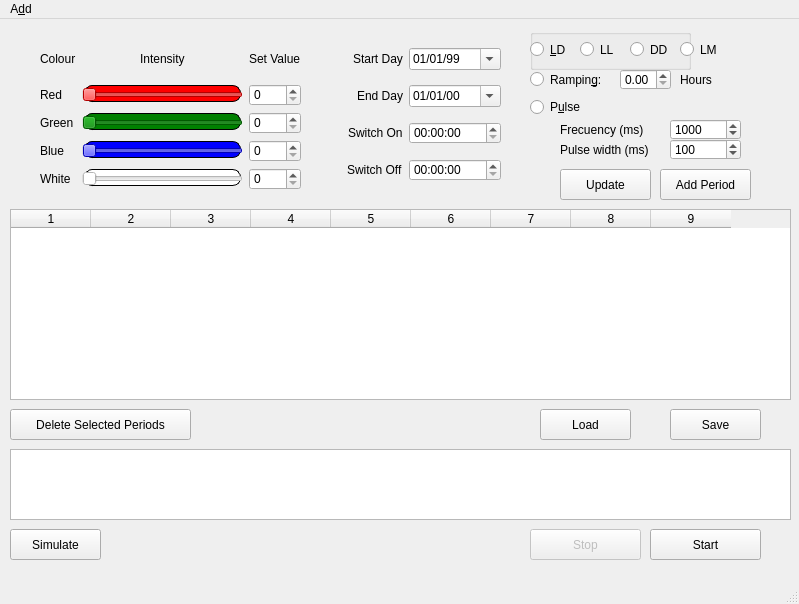
<?xml version="1.0" encoding="UTF-8"?>
<ui version="4.0">
 <class>MainWindow</class>
 <widget class="QMainWindow" name="MainWindow">
  <property name="geometry">
   <rect>
    <x>0</x>
    <y>0</y>
    <width>799</width>
    <height>604</height>
   </rect>
  </property>
  <property name="windowTitle">
   <string>MainWindow</string>
  </property>
  <property name="styleSheet">
   <string notr="true">#horizontalSlider{
     background: red;
     margin: 0px 2px 2px 2px;
	border-radius: 8px;
	border: 1px solid;
	
 }
#horizontalSlider_2{
     background: Green;
     margin: 0px 2px 2px 2px;
	border-radius: 8px;
	border: 1px solid;
 }
#horizontalSlider_3{
     background: Blue;
     margin: 0px 2px 2px 2px;
	border-radius: 8px;
	border: 1px solid;
 }

#horizontalSlider_4{
     background: white;
     margin: 0px 2px 2px 2px;
	border-radius: 8px;
	border: 1px solid;
 }

</string>
  </property>
  <widget class="QWidget" name="centralwidget">
   <widget class="QWidget" name="gridLayoutWidget">
    <property name="geometry">
     <rect>
      <x>40</x>
      <y>20</y>
      <width>261</width>
      <height>151</height>
     </rect>
    </property>
    <layout class="QGridLayout" name="gridLayout">
     <item row="5" column="5">
      <widget class="QSlider" name="horizontalSlider_2">
       <property name="maximum">
        <number>255</number>
       </property>
       <property name="orientation">
        <enum>Qt::Horizontal</enum>
       </property>
      </widget>
     </item>
     <item row="3" column="4">
      <widget class="QLabel" name="label_2">
       <property name="text">
        <string>Red</string>
       </property>
      </widget>
     </item>
     <item row="5" column="4">
      <widget class="QLabel" name="label_3">
       <property name="text">
        <string>Green</string>
       </property>
      </widget>
     </item>
     <item row="7" column="4">
      <widget class="QLabel" name="label_4">
       <property name="text">
        <string>Blue</string>
       </property>
      </widget>
     </item>
     <item row="8" column="4">
      <widget class="QLabel" name="label_5">
       <property name="text">
        <string>White</string>
       </property>
      </widget>
     </item>
     <item row="8" column="5">
      <widget class="QSlider" name="horizontalSlider_4">
       <property name="maximum">
        <number>255</number>
       </property>
       <property name="orientation">
        <enum>Qt::Horizontal</enum>
       </property>
      </widget>
     </item>
     <item row="0" column="4">
      <widget class="QLabel" name="label_10">
       <property name="text">
        <string>Colour</string>
       </property>
      </widget>
     </item>
     <item row="3" column="7">
      <widget class="QSpinBox" name="spinBox">
       <property name="maximum">
        <number>255</number>
       </property>
      </widget>
     </item>
     <item row="7" column="5">
      <widget class="QSlider" name="horizontalSlider_3">
       <property name="maximum">
        <number>255</number>
       </property>
       <property name="orientation">
        <enum>Qt::Horizontal</enum>
       </property>
      </widget>
     </item>
     <item row="5" column="7">
      <widget class="QSpinBox" name="spinBox_2">
       <property name="maximum">
        <number>255</number>
       </property>
      </widget>
     </item>
     <item row="7" column="7">
      <widget class="QSpinBox" name="spinBox_3">
       <property name="maximum">
        <number>255</number>
       </property>
      </widget>
     </item>
     <item row="8" column="7">
      <widget class="QSpinBox" name="spinBox_4">
       <property name="maximum">
        <number>255</number>
       </property>
      </widget>
     </item>
     <item row="0" column="7">
      <widget class="QLabel" name="label_12">
       <property name="text">
        <string>Set Value</string>
       </property>
      </widget>
     </item>
     <item row="0" column="5" alignment="Qt::AlignHCenter">
      <widget class="QLabel" name="label_11">
       <property name="text">
        <string>Intensity</string>
       </property>
      </widget>
     </item>
     <item row="3" column="5">
      <widget class="QSlider" name="horizontalSlider">
       <property name="styleSheet">
        <string notr="true"/>
       </property>
       <property name="maximum">
        <number>255</number>
       </property>
       <property name="orientation">
        <enum>Qt::Horizontal</enum>
       </property>
      </widget>
     </item>
    </layout>
   </widget>
   <widget class="QPushButton" name="buttonAddPeriod">
    <property name="geometry">
     <rect>
      <x>660</x>
      <y>150</y>
      <width>91</width>
      <height>31</height>
     </rect>
    </property>
    <property name="text">
     <string>Add Period</string>
    </property>
   </widget>
   <widget class="QPushButton" name="buttonStart">
    <property name="geometry">
     <rect>
      <x>650</x>
      <y>510</y>
      <width>111</width>
      <height>31</height>
     </rect>
    </property>
    <property name="text">
     <string>Start</string>
    </property>
    <property name="autoDefault">
     <bool>false</bool>
    </property>
    <property name="default">
     <bool>false</bool>
    </property>
    <property name="flat">
     <bool>false</bool>
    </property>
   </widget>
   <widget class="QPushButton" name="buttonSave">
    <property name="geometry">
     <rect>
      <x>670</x>
      <y>390</y>
      <width>91</width>
      <height>31</height>
     </rect>
    </property>
    <property name="text">
     <string>Save</string>
    </property>
   </widget>
   <widget class="QTableWidget" name="tableWidget">
    <property name="geometry">
     <rect>
      <x>10</x>
      <y>190</y>
      <width>781</width>
      <height>191</height>
     </rect>
    </property>
    <property name="alternatingRowColors">
     <bool>true</bool>
    </property>
    <property name="selectionBehavior">
     <enum>QAbstractItemView::SelectRows</enum>
    </property>
    <property name="rowCount">
     <number>0</number>
    </property>
    <property name="columnCount">
     <number>9</number>
    </property>
    <attribute name="horizontalHeaderDefaultSectionSize">
     <number>80</number>
    </attribute>
    <attribute name="verticalHeaderVisible">
     <bool>true</bool>
    </attribute>
    <column/>
    <column/>
    <column/>
    <column/>
    <column/>
    <column/>
    <column/>
    <column/>
    <column/>
   </widget>
   <widget class="QGraphicsView" name="graphicsView">
    <property name="geometry">
     <rect>
      <x>10</x>
      <y>430</y>
      <width>781</width>
      <height>71</height>
     </rect>
    </property>
   </widget>
   <widget class="QWidget" name="gridLayoutWidget_2">
    <property name="geometry">
     <rect>
      <x>310</x>
      <y>20</y>
      <width>191</width>
      <height>151</height>
     </rect>
    </property>
    <layout class="QGridLayout" name="gridLayout_2">
     <item row="0" column="1">
      <widget class="QDateTimeEdit" name="dateTimeEdit">
       <property name="minimumSize">
        <size>
         <width>30</width>
         <height>0</height>
        </size>
       </property>
       <property name="date">
        <date>
         <year>1999</year>
         <month>1</month>
         <day>1</day>
        </date>
       </property>
       <property name="maximumDateTime">
        <datetime>
         <hour>23</hour>
         <minute>59</minute>
         <second>59</second>
         <year>7999</year>
         <month>12</month>
         <day>31</day>
        </datetime>
       </property>
       <property name="minimumDateTime">
        <datetime>
         <hour>0</hour>
         <minute>0</minute>
         <second>0</second>
         <year>1752</year>
         <month>9</month>
         <day>14</day>
        </datetime>
       </property>
       <property name="currentSection">
        <enum>QDateTimeEdit::DaySection</enum>
       </property>
       <property name="displayFormat">
        <string>dd/MM/yy</string>
       </property>
       <property name="calendarPopup">
        <bool>true</bool>
       </property>
      </widget>
     </item>
     <item row="1" column="1">
      <widget class="QDateTimeEdit" name="dateTimeEdit_2">
       <property name="displayFormat">
        <string>dd/MM/yy</string>
       </property>
       <property name="calendarPopup">
        <bool>true</bool>
       </property>
      </widget>
     </item>
     <item row="2" column="0" alignment="Qt::AlignRight|Qt::AlignVCenter">
      <widget class="QLabel" name="label_6">
       <property name="text">
        <string>Switch On</string>
       </property>
      </widget>
     </item>
     <item row="3" column="1">
      <widget class="QTimeEdit" name="timeEdit_2"/>
     </item>
     <item row="2" column="1">
      <widget class="QTimeEdit" name="timeEdit"/>
     </item>
     <item row="3" column="0" alignment="Qt::AlignRight|Qt::AlignVCenter">
      <widget class="QLabel" name="label_7">
       <property name="text">
        <string>Switch Off</string>
       </property>
      </widget>
     </item>
     <item row="1" column="0" alignment="Qt::AlignRight|Qt::AlignVCenter">
      <widget class="QLabel" name="label_9">
       <property name="text">
        <string>End Day</string>
       </property>
      </widget>
     </item>
     <item row="0" column="0" alignment="Qt::AlignRight|Qt::AlignVCenter">
      <widget class="QLabel" name="label_8">
       <property name="text">
        <string>Start Day</string>
       </property>
      </widget>
     </item>
    </layout>
   </widget>
   <widget class="QPushButton" name="buttonLoad">
    <property name="geometry">
     <rect>
      <x>540</x>
      <y>390</y>
      <width>91</width>
      <height>31</height>
     </rect>
    </property>
    <property name="text">
     <string>Load</string>
    </property>
   </widget>
   <widget class="QGroupBox" name="groupBox">
    <property name="geometry">
     <rect>
      <x>530</x>
      <y>10</y>
      <width>161</width>
      <height>41</height>
     </rect>
    </property>
    <property name="title">
     <string/>
    </property>
    <widget class="QRadioButton" name="radioButton">
     <property name="geometry">
      <rect>
       <x>0</x>
       <y>10</y>
       <width>71</width>
       <height>21</height>
      </rect>
     </property>
     <property name="text">
      <string>&amp;LD</string>
     </property>
    </widget>
    <widget class="QRadioButton" name="radioButton_2">
     <property name="geometry">
      <rect>
       <x>50</x>
       <y>10</y>
       <width>51</width>
       <height>21</height>
      </rect>
     </property>
     <property name="text">
      <string>LL</string>
     </property>
    </widget>
    <widget class="QRadioButton" name="radioButton_3">
     <property name="geometry">
      <rect>
       <x>100</x>
       <y>10</y>
       <width>51</width>
       <height>21</height>
      </rect>
     </property>
     <property name="text">
      <string>DD</string>
     </property>
    </widget>
   </widget>
   <widget class="QLabel" name="label">
    <property name="geometry">
     <rect>
      <x>270</x>
      <y>410</y>
      <width>191</width>
      <height>21</height>
     </rect>
    </property>
    <property name="text">
     <string/>
    </property>
   </widget>
   <widget class="QPushButton" name="buttonDel">
    <property name="geometry">
     <rect>
      <x>10</x>
      <y>390</y>
      <width>181</width>
      <height>31</height>
     </rect>
    </property>
    <property name="text">
     <string>Delete Selected Periods</string>
    </property>
   </widget>
   <widget class="QPushButton" name="buttonStop">
    <property name="enabled">
     <bool>false</bool>
    </property>
    <property name="geometry">
     <rect>
      <x>530</x>
      <y>510</y>
      <width>111</width>
      <height>31</height>
     </rect>
    </property>
    <property name="text">
     <string>Stop</string>
    </property>
   </widget>
   <widget class="QPushButton" name="buttonSim">
    <property name="geometry">
     <rect>
      <x>10</x>
      <y>510</y>
      <width>91</width>
      <height>31</height>
     </rect>
    </property>
    <property name="text">
     <string>Simulate</string>
    </property>
   </widget>
   <widget class="QPushButton" name="buttonUpdate">
    <property name="geometry">
     <rect>
      <x>560</x>
      <y>150</y>
      <width>91</width>
      <height>31</height>
     </rect>
    </property>
    <property name="text">
     <string>Update</string>
    </property>
   </widget>
   <widget class="QDoubleSpinBox" name="doubleSpinBox">
    <property name="geometry">
     <rect>
      <x>620</x>
      <y>50</y>
      <width>51</width>
      <height>21</height>
     </rect>
    </property>
   </widget>
   <widget class="QLabel" name="label_13">
    <property name="geometry">
     <rect>
      <x>680</x>
      <y>50</y>
      <width>41</width>
      <height>21</height>
     </rect>
    </property>
    <property name="text">
     <string>Hours </string>
    </property>
   </widget>
   <widget class="QRadioButton" name="radioButton_4">
    <property name="geometry">
     <rect>
      <x>530</x>
      <y>50</y>
      <width>81</width>
      <height>21</height>
     </rect>
    </property>
    <property name="text">
     <string>Rampin&amp;g:</string>
    </property>
   </widget>
   <widget class="QRadioButton" name="radioButton_5">
    <property name="geometry">
     <rect>
      <x>530</x>
      <y>80</y>
      <width>61</width>
      <height>16</height>
     </rect>
    </property>
    <property name="text">
     <string>P&amp;ulse</string>
    </property>
   </widget>
   <widget class="QSpinBox" name="spinBox_5">
    <property name="geometry">
     <rect>
      <x>670</x>
      <y>100</y>
      <width>71</width>
      <height>21</height>
     </rect>
    </property>
    <property name="maximum">
     <number>100000000</number>
    </property>
    <property name="value">
     <number>1000</number>
    </property>
   </widget>
   <widget class="QSpinBox" name="spinBox_6">
    <property name="geometry">
     <rect>
      <x>670</x>
      <y>120</y>
      <width>71</width>
      <height>21</height>
     </rect>
    </property>
    <property name="maximum">
     <number>1000000000</number>
    </property>
    <property name="value">
     <number>100</number>
    </property>
   </widget>
   <widget class="QLabel" name="label_14">
    <property name="geometry">
     <rect>
      <x>560</x>
      <y>100</y>
      <width>91</width>
      <height>21</height>
     </rect>
    </property>
    <property name="text">
     <string>Frecuency (ms)</string>
    </property>
   </widget>
   <widget class="QLabel" name="label_15">
    <property name="geometry">
     <rect>
      <x>560</x>
      <y>120</y>
      <width>101</width>
      <height>21</height>
     </rect>
    </property>
    <property name="text">
     <string>Pulse width (ms)</string>
    </property>
   </widget>
   <widget class="QRadioButton" name="radioButton_6">
    <property name="geometry">
     <rect>
      <x>680</x>
      <y>20</y>
      <width>51</width>
      <height>21</height>
     </rect>
    </property>
    <property name="text">
     <string>LM</string>
    </property>
   </widget>
  </widget>
  <widget class="QMenuBar" name="menubar">
   <property name="geometry">
    <rect>
     <x>0</x>
     <y>0</y>
     <width>799</width>
     <height>21</height>
    </rect>
   </property>
   <widget class="QMenu" name="menuPreferences">
    <property name="title">
     <string>A&amp;dd</string>
    </property>
    <addaction name="actionAdd_new_incubator"/>
   </widget>
   <addaction name="menuPreferences"/>
  </widget>
  <widget class="QStatusBar" name="statusbar"/>
  <action name="actionAdd_new_incubator">
   <property name="text">
    <string>&amp;Add new incubator</string>
   </property>
  </action>
 </widget>
 <resources/>
 <connections>
  <connection>
   <sender>horizontalSlider</sender>
   <signal>valueChanged(int)</signal>
   <receiver>spinBox</receiver>
   <slot>setValue(int)</slot>
   <hints>
    <hint type="sourcelabel">
     <x>125</x>
     <y>146</y>
    </hint>
    <hint type="destinationlabel">
     <x>206</x>
     <y>190</y>
    </hint>
   </hints>
  </connection>
  <connection>
   <sender>horizontalSlider_2</sender>
   <signal>valueChanged(int)</signal>
   <receiver>spinBox_2</receiver>
   <slot>setValue(int)</slot>
   <hints>
    <hint type="sourcelabel">
     <x>133</x>
     <y>154</y>
    </hint>
    <hint type="destinationlabel">
     <x>243</x>
     <y>154</y>
    </hint>
   </hints>
  </connection>
  <connection>
   <sender>spinBox</sender>
   <signal>valueChanged(int)</signal>
   <receiver>horizontalSlider</receiver>
   <slot>setValue(int)</slot>
   <hints>
    <hint type="sourcelabel">
     <x>243</x>
     <y>121</y>
    </hint>
    <hint type="destinationlabel">
     <x>133</x>
     <y>121</y>
    </hint>
   </hints>
  </connection>
  <connection>
   <sender>horizontalSlider_3</sender>
   <signal>valueChanged(int)</signal>
   <receiver>spinBox_3</receiver>
   <slot>setValue(int)</slot>
   <hints>
    <hint type="sourcelabel">
     <x>133</x>
     <y>187</y>
    </hint>
    <hint type="destinationlabel">
     <x>243</x>
     <y>187</y>
    </hint>
   </hints>
  </connection>
  <connection>
   <sender>horizontalSlider_4</sender>
   <signal>valueChanged(int)</signal>
   <receiver>spinBox_4</receiver>
   <slot>setValue(int)</slot>
   <hints>
    <hint type="sourcelabel">
     <x>133</x>
     <y>220</y>
    </hint>
    <hint type="destinationlabel">
     <x>243</x>
     <y>220</y>
    </hint>
   </hints>
  </connection>
  <connection>
   <sender>spinBox_2</sender>
   <signal>valueChanged(int)</signal>
   <receiver>horizontalSlider_2</receiver>
   <slot>setValue(int)</slot>
   <hints>
    <hint type="sourcelabel">
     <x>243</x>
     <y>154</y>
    </hint>
    <hint type="destinationlabel">
     <x>133</x>
     <y>154</y>
    </hint>
   </hints>
  </connection>
  <connection>
   <sender>spinBox_3</sender>
   <signal>valueChanged(int)</signal>
   <receiver>horizontalSlider_3</receiver>
   <slot>setValue(int)</slot>
   <hints>
    <hint type="sourcelabel">
     <x>243</x>
     <y>187</y>
    </hint>
    <hint type="destinationlabel">
     <x>133</x>
     <y>187</y>
    </hint>
   </hints>
  </connection>
  <connection>
   <sender>spinBox_4</sender>
   <signal>valueChanged(int)</signal>
   <receiver>horizontalSlider_4</receiver>
   <slot>setValue(int)</slot>
   <hints>
    <hint type="sourcelabel">
     <x>243</x>
     <y>220</y>
    </hint>
    <hint type="destinationlabel">
     <x>133</x>
     <y>220</y>
    </hint>
   </hints>
  </connection>
  <connection>
   <sender>radioButton_2</sender>
   <signal>clicked()</signal>
   <receiver>timeEdit</receiver>
   <slot>hide()</slot>
   <hints>
    <hint type="sourcelabel">
     <x>165</x>
     <y>223</y>
    </hint>
    <hint type="destinationlabel">
     <x>464</x>
     <y>146</y>
    </hint>
   </hints>
  </connection>
  <connection>
   <sender>radioButton_2</sender>
   <signal>clicked()</signal>
   <receiver>timeEdit_2</receiver>
   <slot>hide()</slot>
   <hints>
    <hint type="sourcelabel">
     <x>165</x>
     <y>223</y>
    </hint>
    <hint type="destinationlabel">
     <x>464</x>
     <y>183</y>
    </hint>
   </hints>
  </connection>
  <connection>
   <sender>radioButton_3</sender>
   <signal>clicked()</signal>
   <receiver>timeEdit</receiver>
   <slot>hide()</slot>
   <hints>
    <hint type="sourcelabel">
     <x>285</x>
     <y>223</y>
    </hint>
    <hint type="destinationlabel">
     <x>464</x>
     <y>146</y>
    </hint>
   </hints>
  </connection>
  <connection>
   <sender>radioButton_3</sender>
   <signal>clicked()</signal>
   <receiver>timeEdit_2</receiver>
   <slot>hide()</slot>
   <hints>
    <hint type="sourcelabel">
     <x>285</x>
     <y>223</y>
    </hint>
    <hint type="destinationlabel">
     <x>464</x>
     <y>183</y>
    </hint>
   </hints>
  </connection>
  <connection>
   <sender>radioButton</sender>
   <signal>clicked()</signal>
   <receiver>timeEdit</receiver>
   <slot>show()</slot>
   <hints>
    <hint type="sourcelabel">
     <x>165</x>
     <y>223</y>
    </hint>
    <hint type="destinationlabel">
     <x>464</x>
     <y>146</y>
    </hint>
   </hints>
  </connection>
  <connection>
   <sender>radioButton</sender>
   <signal>clicked()</signal>
   <receiver>timeEdit_2</receiver>
   <slot>show()</slot>
   <hints>
    <hint type="sourcelabel">
     <x>165</x>
     <y>223</y>
    </hint>
    <hint type="destinationlabel">
     <x>464</x>
     <y>183</y>
    </hint>
   </hints>
  </connection>
  <connection>
   <sender>radioButton_2</sender>
   <signal>clicked()</signal>
   <receiver>label_6</receiver>
   <slot>hide()</slot>
   <hints>
    <hint type="sourcelabel">
     <x>235</x>
     <y>223</y>
    </hint>
    <hint type="destinationlabel">
     <x>371</x>
     <y>146</y>
    </hint>
   </hints>
  </connection>
  <connection>
   <sender>radioButton_2</sender>
   <signal>clicked()</signal>
   <receiver>label_7</receiver>
   <slot>hide()</slot>
   <hints>
    <hint type="sourcelabel">
     <x>235</x>
     <y>223</y>
    </hint>
    <hint type="destinationlabel">
     <x>371</x>
     <y>183</y>
    </hint>
   </hints>
  </connection>
  <connection>
   <sender>radioButton</sender>
   <signal>clicked()</signal>
   <receiver>label_6</receiver>
   <slot>show()</slot>
   <hints>
    <hint type="sourcelabel">
     <x>165</x>
     <y>223</y>
    </hint>
    <hint type="destinationlabel">
     <x>371</x>
     <y>146</y>
    </hint>
   </hints>
  </connection>
  <connection>
   <sender>radioButton</sender>
   <signal>clicked()</signal>
   <receiver>label_7</receiver>
   <slot>show()</slot>
   <hints>
    <hint type="sourcelabel">
     <x>165</x>
     <y>223</y>
    </hint>
    <hint type="destinationlabel">
     <x>371</x>
     <y>183</y>
    </hint>
   </hints>
  </connection>
  <connection>
   <sender>radioButton_3</sender>
   <signal>clicked()</signal>
   <receiver>label_6</receiver>
   <slot>hide()</slot>
   <hints>
    <hint type="sourcelabel">
     <x>285</x>
     <y>223</y>
    </hint>
    <hint type="destinationlabel">
     <x>371</x>
     <y>146</y>
    </hint>
   </hints>
  </connection>
  <connection>
   <sender>radioButton_3</sender>
   <signal>clicked()</signal>
   <receiver>label_7</receiver>
   <slot>hide()</slot>
   <hints>
    <hint type="sourcelabel">
     <x>285</x>
     <y>223</y>
    </hint>
    <hint type="destinationlabel">
     <x>371</x>
     <y>183</y>
    </hint>
   </hints>
  </connection>
 </connections>
</ui>
